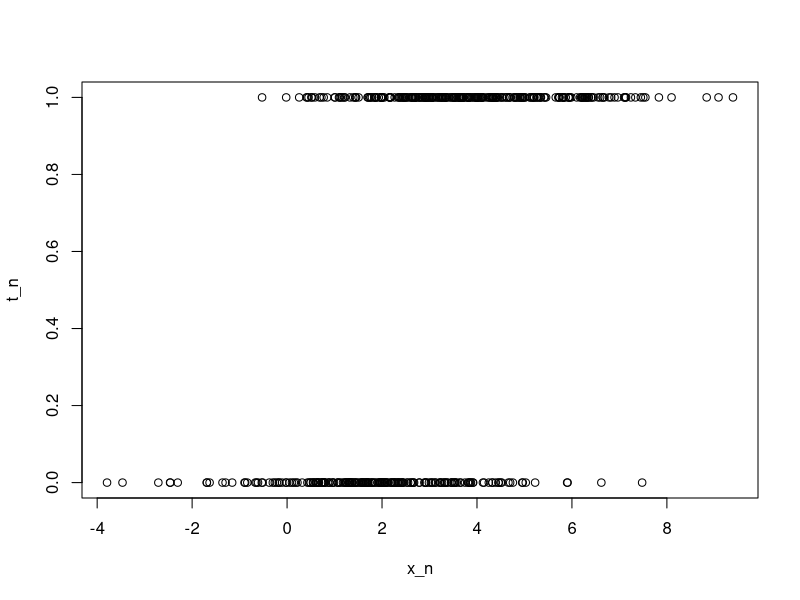
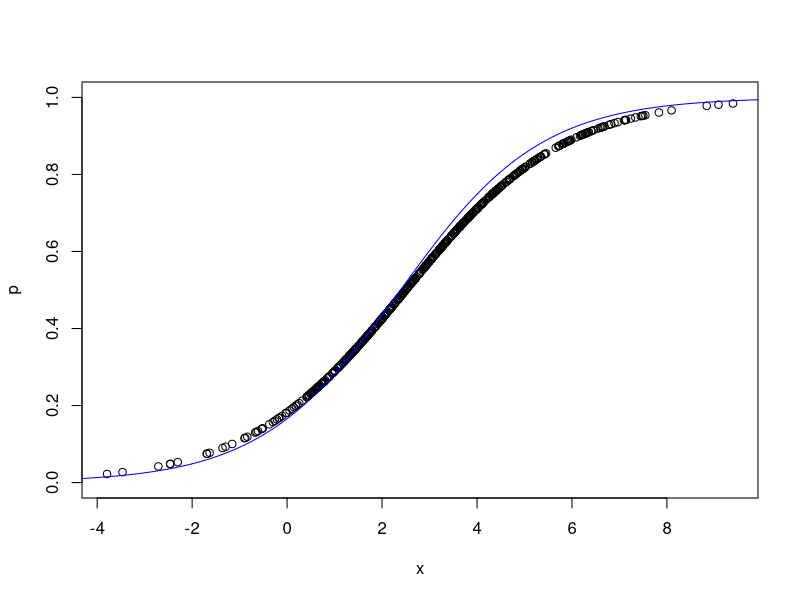

Recreate these plots in R, in order.
## ---- chunk 1
set.seed(1234)
## ---- chunk 2
N <- 500
x <- rnorm(n=N, mean=3, sd=2)     # generate the x_n data (note x is a vector)
beta_1 <- 0.6 ; beta_0 <- -1.5    # this is the ground truth, which is unknown

p <- 1/(1+exp( -(beta_1*x + beta_0) ))  # generate the p_x (note p is a vector)

t <- rbinom (n=N, size=1, prob=p)    # generate the targets (classes) t_n according to the p_n
t <- as.factor(t)                  # note t is a vector
## ---- chunk 3
plot(x, as.numeric(t)-1, xlab="x_n", ylab="t_n")
## ---- chunk 4
glm.res <- glm (t~x, family = binomial(link=logit)) # actually link=logit is the default for binomial!
## ---- chunk 5
summary(glm.res)
## ---- chunk 6
coef(glm.res)
## ---- chunk 7
glm.res$coefficients["x"]
glm.res$coefficients["(Intercept)"]
## ---- chunk 8
exp(glm.res$coefficients["x"])
## ---- chunk 9
M <- max(x)
m <- min(x)
abscissae <- m + (-10:210)*(M-m)/200 
## ---- chunk 10
preds <- predict(glm.res, data.frame(x=abscissae), type="response")
## ---- chunk 11
plot(p~x,ylim=c(0,1)) # plot previous data
lines(abscissae, preds, col="blue") # add our model, quite good!
